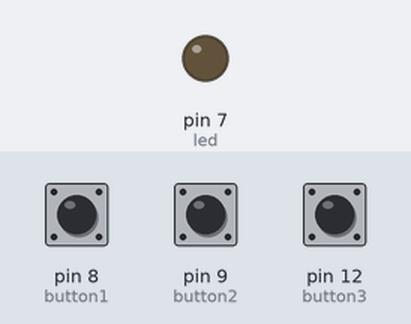
A sketch run on a simulated Arduino Uno, built with avr-gcc and run on an emulated ATmega328P. Parts: output pins drawn as LEDs (lit = HIGH). Inputs (shaded band) come from the test bench; at power-on: pin 12 (button3) LOW, pin 8 (button1) LOW, pin 9 (button2) LOW.

Above: at 1.2 s.
1.3 s: pin 12 (button3) pulled HIGH for 0.15 s
At 1.37 s:
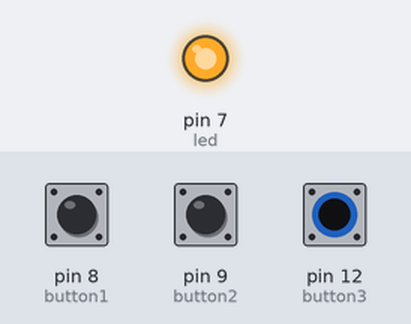
2.9 s: pin 12 (button3) pulled HIGH for 3.2 s
At 7.1 s:
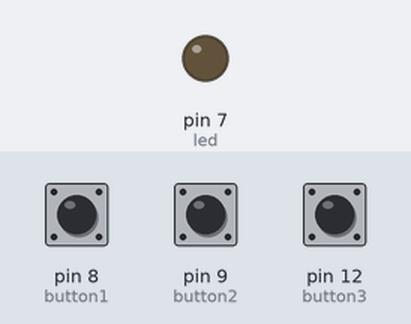
Timing chart, 0 to 8.6 s (numbered marks = the images above; inputs shaded):
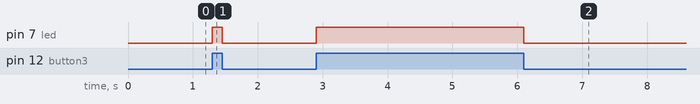

Measured:
- after the input at 1.3 s, pin 7 (led): LOW → HIGH at once, → LOW 0.15 s later
- after the input at 2.9 s, pin 7 (led): LOW → HIGH at once, → LOW 3.2 s later

The sketch:

Projet_2_MUX.ino
```cpp
/* table de verite
 *  sel = but1
 *  I0 = but2
 *  I1 = but3
 *
 *  si sel, renvoie but2
 *  sinon but3
 *
 *  breadboard : 3 but + 3 * 10kOhm
 *  led et ohm
 *
 *
 */


int led = 7;
int button1 = 8;
int button2 = 9;
int button3 = 12;
int buttonstate1 = 0;
int buttonstate2 = 0;
int buttonstate3 = 0;


void setup() {
  // initialize digital pin LED_BUILTIN as an output.
  pinMode(led, OUTPUT);
  pinMode(button1, INPUT);
  pinMode(button2, INPUT);
  pinMode(button3, INPUT);

}

// the loop function runs over and over again forever
void loop() {
  buttonstate1 = digitalRead(button1);
  buttonstate2 = digitalRead(button2);
  buttonstate3 = digitalRead(button3);

  if(buttonstate1)
  {
    if(buttonstate2)
        {digitalWrite(led, HIGH);
        }

    else
        {digitalWrite(led, LOW);

        }
  }
  else
    {
      if(buttonstate3)
      {digitalWrite(led, HIGH);
      }

      else
      {digitalWrite(led, LOW);
      }
    }


}
```
